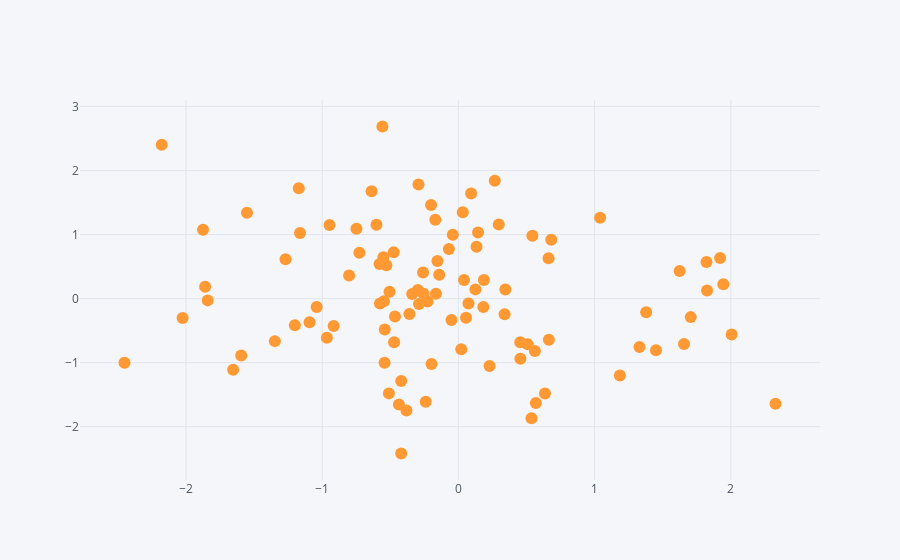

The notebook cell saved with this chart:
### Code cell
df.iplot(kind='scatter',x='A',y='B',mode='markers')
